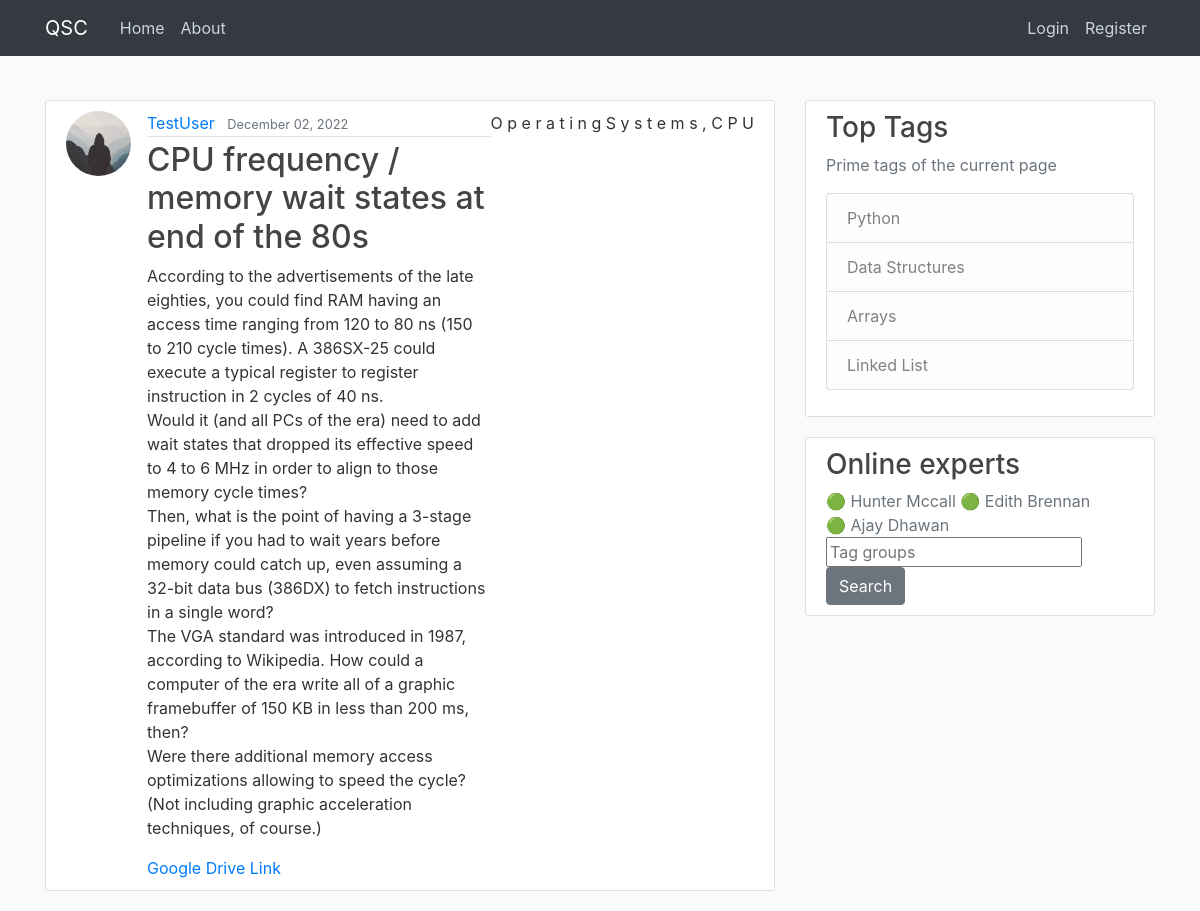
The page /post/29/ on the database its author committed.
### blog/models.py (models this page shows, shortened)
class Post(models.Model):
    title = models.CharField(max_length=100)
    content = models.TextField()
    date_posted = models.DateTimeField(default=timezone.now)
    author = models.ForeignKey(User, on_delete=models.CASCADE)
    likes = models.IntegerField(default=0)
    dislikes = models.IntegerField(default=0)
    resolved = models.BooleanField(default=False)
    tags = models.CharField(max_length=1000, default='Untagged')
    doc_link = models.URLField(max_length = 200, default = 'https://docs.google.com/document/d/1PYSkN38yVxokq8gk4exA5fiT-cmCdASpP5_weZ9ThLs/edit')

### users/models.py (models this page shows, shortened)
class Profile(models.Model):
    user = models.OneToOneField(User, on_delete=models.CASCADE)
    image = models.ImageField(default='default.jpg', upload_to='profile_pics')

### blog/views.py (the view)
# urls.py: path('post/<int:pk>/', PostDetailView.as_view(), name='post-detail'),
class PostDetailView(DetailView):
    model = Post

### blog/templates/blog/post_detail.html (shortened to what this page needs)
{% extends "blog/base.html" %}
{% block content %}
  <article class="media content-section">
    <img class="rounded-circle article-img" src="{{ object.author.profile.image.url }}">
    <div class="media-body">
      <div class="article-metadata">
        <a class="mr-2" href="{% url 'user-posts' object.author.username %}">{{ object.author }}</a>
        <small class="text-muted">{{ object.date_posted|date:"F d, Y" }}</small>
      </div>
      <h2 class="article-title">{{ object.title }}</h2>
      <p class="article-content">{{ object.content }}</p>
      <a href={{ object.doc_link }}>Google Drive Link</a>
    </div>
    <div>
      {% for tag in post.tags %}
        {{tag}}
      {% endfor %}
    </div>
  </article>
{% endblock content %}

### blog/static/blog/main.css (style rules this page uses)
body { background: #fafafa; color: #333333; margin-top: 5rem; }
h1, h2, h3, h4, h5, h6 { color: #444444; }
.content-section { background: #ffffff; padding: 10px 20px; border: 1px solid #dddddd; border-radius: 3px; margin-bottom: 20px; }
.article-title { color: #444444; }
.article-content { white-space: pre-line; }
.article-img { height: 65px; width: 65px; margin-right: 16px; }
.article-metadata { padding-bottom: 1px; margin-bottom: 4px; border-bottom: 1px solid #e3e3e3 }

### rows shown on the page
Post: author.profile.image (placeholder picture), author "TestUser", date_posted "December 02, 2022", title "CPU frequency / memory wait states at end of the 80s", content "According to the advertisements of the late eighties, you could find RAM having an access time ranging from 120 to 80 ns (150 to 210 cycle times). A 386SX-25 could execute a typical register to register instruction in 2 cycles of 40 ns. Would it (and all PCs of the era) need to add wait states that dropped its effective speed to 4 to 6 MHz in order to align to those memory cycle times? Then, what is the point of having a 3-stage pipeline if you had to wait years before memory could catch up, even assuming a 32-bit data bus (386DX) to fetch instructions in a single word? The VGA standard was introduced in 1987, according to Wikipedia. How could a computer of the era write all of a graphic…"

### other values the page prints
{{ tag }} "O" "p" "e" "r" "a" "t" "i" "n" "g" "S" "y" "s" "t" "e" "m" "s" "," "C" "P" "U"
